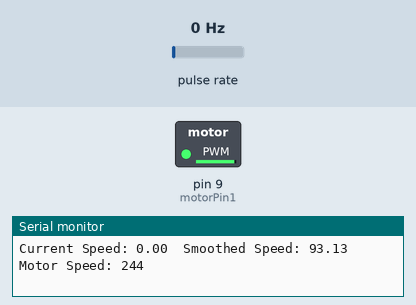
Bench run of a sketch on a simulated Arduino Uno, built with avr-gcc and run on an emulated ATmega328P. Shown: switched loads named in the sketch (green lamp = pin HIGH), the last lines printed to the serial monitor. Wiring (inferred from the names in the program): pulse sensor: data pin 2. The inputs (shaded band) are chosen by the test bench; at power-on: pulse rate 0 Hz.

Above: at 1.25 s.
1.3 s: pulse rate (sensor on pin 2) set to 4 Hz
4.3 s: pulse rate (sensor on pin 2) set to 196 Hz
At 4.75 s:
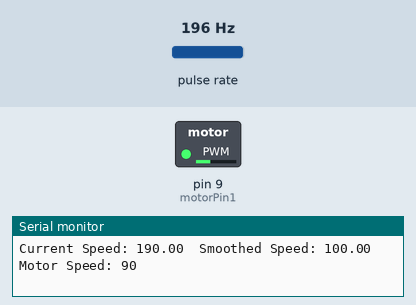
At 7.0 s:
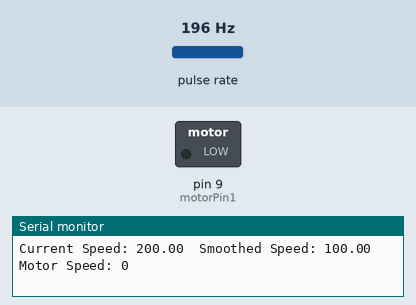
7.3 s: pulse rate (sensor on pin 2) set to 100 Hz
At 7.55 s:
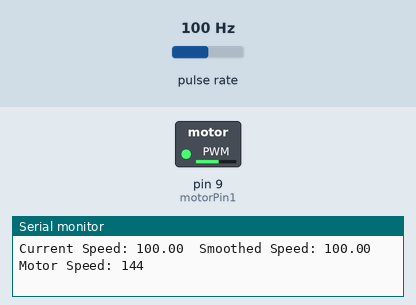
Timing chart, 0 to 10.3 s (numbered marks = the images above; inputs shaded):
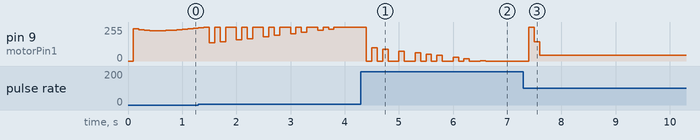

Measured:
- after the input at 7.3 s, pin 9 (motorPin1): 0/255 → 255/255 after 0.10 s, → 144/255 0.10 s later, → 44/255 0.10 s later

The sketch:

pid_with_filter.ino
```cpp
// Pin definitions
const int motorPin1 = 9;
const int encoderPin = 2;

// PID constants
float Kp = 2.0;
float Ki = 0.5;
float Kd = 1.0;


float setpoint = 100;
float currentSpeed = 0;
float error = 0, previousError = 0;
float integral = 0, derivative = 0;
float output = 0;
int motorSpeed = 0;

// Soft start filter variables (Exponential Smoothing)
float smoothedSpeed = 0;
float alpha = 0.2;

// Encoder variables
volatile long encoderCount = 0;
unsigned long previousMillis = 0;
const long interval = 100;

void setup() {
  pinMode(motorPin1, OUTPUT);
  pinMode(encoderPin, INPUT_PULLUP);
  attachInterrupt(digitalPinToInterrupt(encoderPin), countEncoder, RISING);
  Serial.begin(9600);
}

void loop() {
  unsigned long currentMillis = millis();

  // Calculate speed every interval
  if (currentMillis - previousMillis >= interval) {
    previousMillis = currentMillis;

    // Measure the current motor speed using the encoder
    currentSpeed = encoderCount * (1000.0 / interval);  // Speed in counts per second
    encoderCount = 0;  // Reset encoder count for the next interval

    // Soft start using exponential smoothing
    smoothedSpeed = alpha * setpoint + (1 - alpha) * smoothedSpeed;

    // PID control
    error = smoothedSpeed - currentSpeed;
    integral += error * (interval / 1000.0);
    derivative = (error - previousError) / (interval / 1000.0);

    output = Kp * error + Ki * integral + Kd * derivative;
    motorSpeed = constrain(output, 0, 255);  // Ensure motorSpeed stays between 0 and 255 (PWM range)

    // Send the computed motor speed to the motor
    analogWrite(motorPin1, motorSpeed);

    previousError = error;  // Save the current error for the next iteration

    // Output for debugging
    Serial.print("Current Speed: ");
    Serial.print(currentSpeed);
    Serial.print("  Smoothed Speed: ");
    Serial.print(smoothedSpeed);
    Serial.print("  Motor Speed: ");
    Serial.println(motorSpeed);
  }
}

// Interrupt service routine (ISR) to count encoder ticks
void countEncoder() {
  encoderCount++;  // Increment the encoder count every time the interrupt is triggered
}
```
